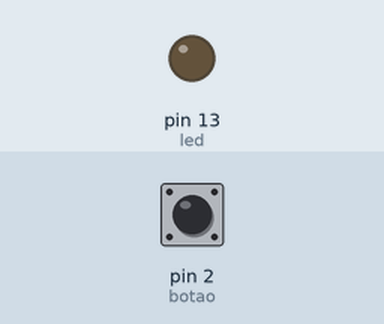
Bench run of a sketch on a simulated Arduino Uno, built with avr-gcc and run on an emulated ATmega328P. On the bench: output pins drawn as LEDs (lit = HIGH). The test bench sets the inputs (shaded band); at power-on: pin 2 (botao) LOW.

Above: at 1.2 s.
1.3 s: pin 2 (botao) pulled HIGH for 0.15 s
At 1.37 s:
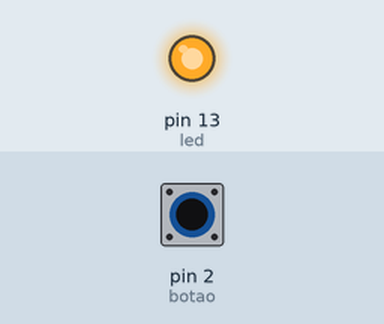
2.9 s: pin 2 (botao) pulled HIGH for 3.2 s
At 6.5 s:
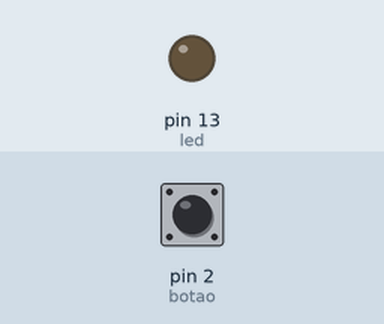
Timing chart, 0 to 8.0 s (numbered marks = the images above; inputs shaded):
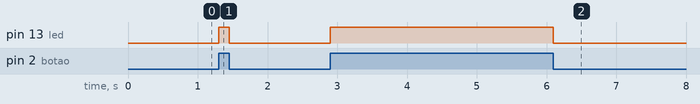

Measured:
- after the input at 1.3 s, pin 13 (led): LOW → HIGH at once, → LOW 0.15 s later
- after the input at 2.9 s, pin 13 (led): LOW → HIGH at once, → LOW 3.2 s later

The sketch:

Exemplo-6-Botao.ino
```cpp
/*
 Botão
 Programa aonde você aperta um botão e o led acende
*/

const int botao = 2;
const int led =  13;

int estadoBotao = 0;

void setup() {
  pinMode(led, OUTPUT);
  pinMode(botao, INPUT);
}

void loop() {
  estadoBotao = digitalRead(botao);

  if (estadoBotao == 1) {
    digitalWrite(led, 1);
  } else {
    digitalWrite(led, 0);
  }
}
```
